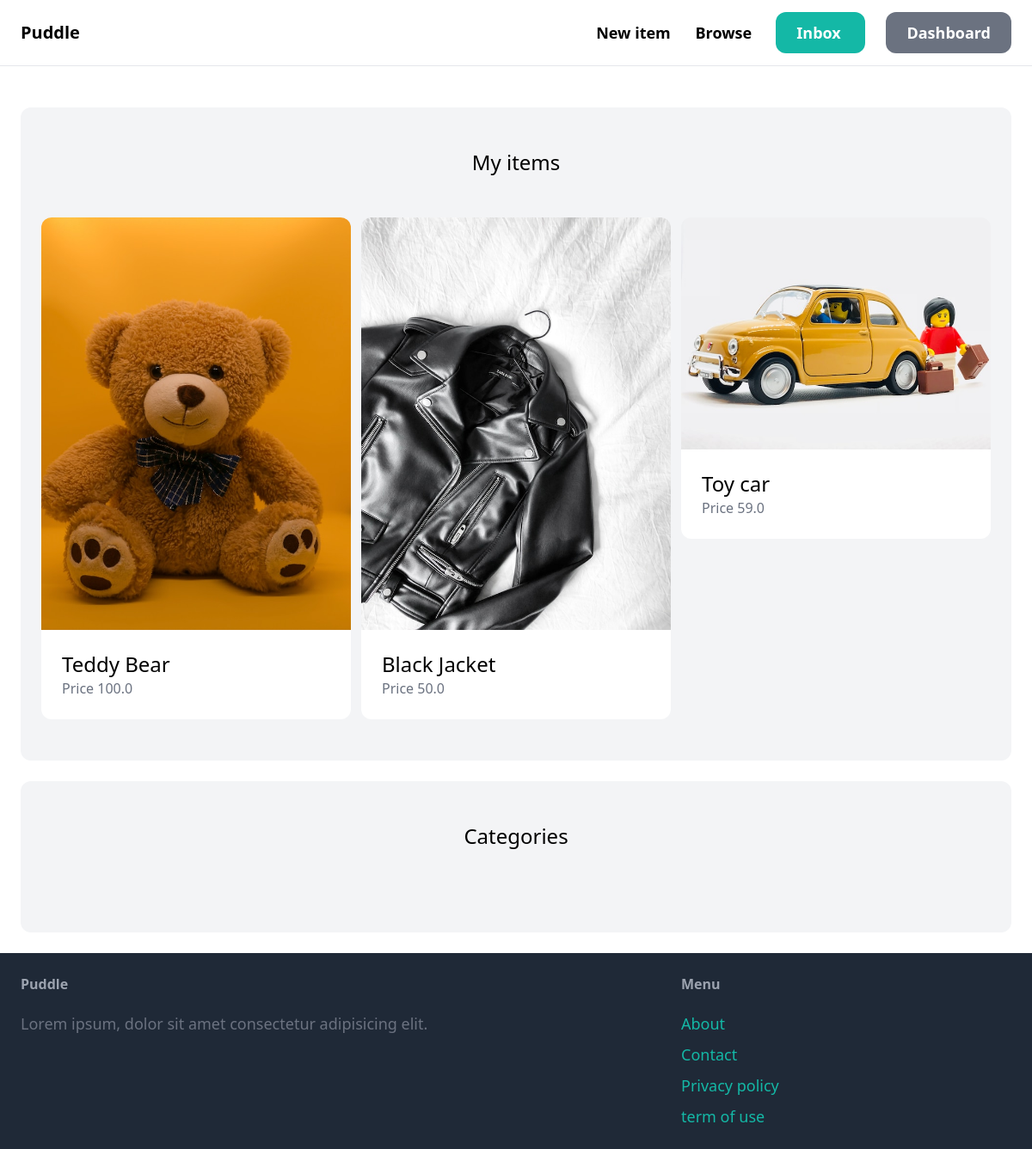
The page /dashboard/ (signed in) on the database its author committed.
### item/models.py (models this page shows, shortened)
class Item(models.Model):
    category = models.ForeignKey(Category, related_name='items', on_delete=models.CASCADE)
    name = models.CharField(max_length=255)
    description = models.TextField(blank=True, null=True)
    price = models.FloatField()
    image = models.ImageField(upload_to='item_images', blank=True, null=True)
    is_sold = models.BooleanField(default=False)
    created_by = models.ForeignKey(User, related_name='items', on_delete=models.CASCADE)
    created_at = models.DateTimeField(auto_now_add=True)

### dashboard/views.py (the view)
# urls.py: path('', views.index, name='index'),
@login_required
def index(request):
  items = Item.objects.filter(created_by=request.user)
  return render(request, 'dashboard/index.html', {
     'items': items,
  })

### dashboard/templates/dashboard/index.html (shortened to what this page needs)
{% extends 'core/base.html'%}
{% block content %}
  <div class="mt-6 px-6 py-12 bg-gray-100 rounded-xl">
    <h2 class="mb-12 text-2xl text-center">My items</h2>
    <div class="grid grid-cols-3 gap-3">
      {% for item in items %}
        <div>
          <a href="{% url 'item:detail' item.id %}">
            <div>
              <img src="{{item.image.url}}" class="rounded-t-xl">
            </div>
            <div class="p-6 bg-white rounded-b-xl">
              <h2 class="text-2xl">{{item.name}}</h2>
              <p class="text-gray-500">Price {{item.price}}</p>
            </div>
          </a>
        </div>
      {% endfor %}
    </div>
  </div>
  <div class="mt-6 px-6 py-12 bg-gray-100 rounded-xl">
    <h2 class="mb-12 text-2xl text-center">Categories</h2>
  </div>
{% endblock %}

### rows shown on the page
Item: image (picture), name "Teddy Bear", price "100.0"
Item: image (picture), name "Black Jacket", price "50.0"
Item: image (picture), name "Toy car", price "59.0"
